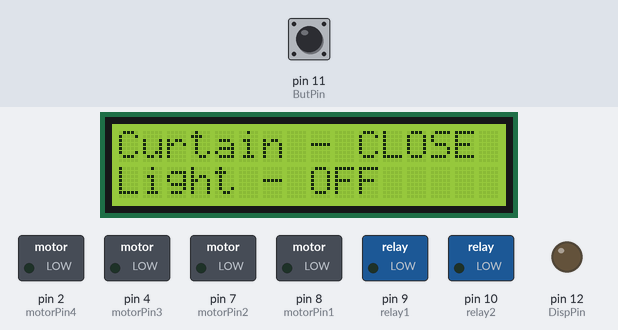
This sketch was run on a simulated Arduino Uno, built with avr-gcc and run on an emulated ATmega328P. Shown: 16×2 character LCD, switched loads named in the sketch (green lamp = pin HIGH), output pins drawn as LEDs (lit = HIGH). Inputs (shaded band) come from the test bench; at power-on: pin 11 (ButPin) LOW. What the sketch prints to the serial monitor is not drawn.

Above: at 7.4 s.
7.5 s: pin 11 (ButPin) pulled HIGH for 0.15 s
At 8.0 s:
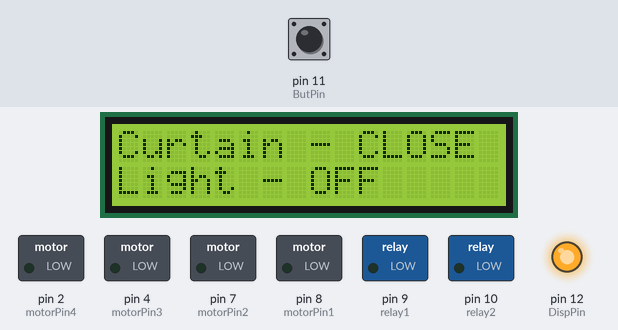
At 9.8 s:
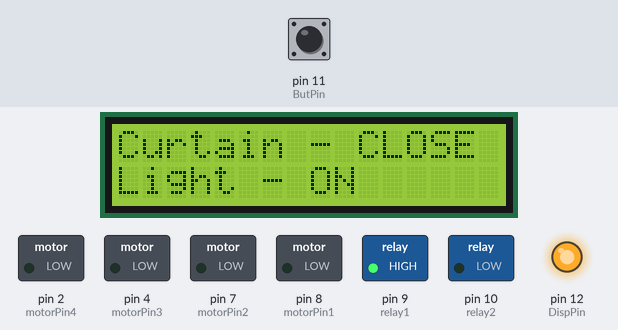
10.6 s: pin 11 (ButPin) pulled HIGH for 3.2 s
At 16.77 s:
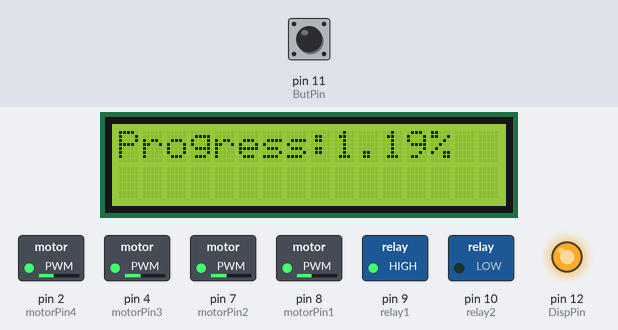
Timing chart, 0 to 43.1 s (numbered marks = the images above; inputs shaded):
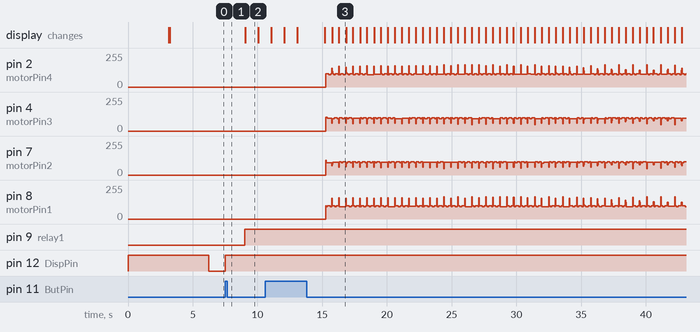

Measured:
- after the input at 7.5 s, pin 9 (relay1): LOW → HIGH after 1.5 s; pin 12 (DispPin): LOW → HIGH at once
- after the input at 10.6 s, pin 12 (DispPin): stays HIGH (without the input it goes to LOW after 2.5 s); the display: first differs from a run without the input after 4.6 s (image 3 shows a later state)
- what the display in image 2 shows lasts 1.0 s, from 9.1 s to 10.1 s

The sketch:

homecontrol.ino
```cpp
#include "LiquidCrystal_I2C.h"
#include "utility/twi.h"
#include "Wire.h"

LiquidCrystal_I2C lcd(0x27,16,2);

int motorPin1       = 8;        // Pin мотора 1
int motorPin2       = 7;        // Pin мотора 2
int motorPin3       = 4;        // Pin мотора 3
int motorPin4       = 2;        // Pin мотора 4
int relay1          = 9;        // Реле1
int relay2          = 10;       // Реле2
int ButPin          = 11;       // Подключаем кнопку к выходу 11
int DispPin         = 12;       //Подсветка дисплея
int count           = 0;        // Количество секунд
int delay_count     = 0;        // Счетчик адержки
int lightValue      = 0;        // Начальное значение света
int curtainValue    = 1;        // Начальное значение занавески 1-закрыта 0-открыта
float openCloseValue  = 10752.0;     // Количесво шагов (1 оборот = 512 шагов)
int lookup[8] = {B01000, B01100, B00100, B00110, B00010, B00011, B00001, B01001};

/*------------------------------------ Установка и настройка ------------------------------------*/
void setup(){
  pinMode(relay1, OUTPUT);
  pinMode(relay2, OUTPUT);
  pinMode(motorPin1,OUTPUT);
  pinMode(motorPin2,OUTPUT);
  pinMode(motorPin3,OUTPUT);
  pinMode(motorPin4,OUTPUT);
  pinMode(DispPin, OUTPUT);
  pinMode(ButPin, INPUT);
  digitalWrite(relay1, LOW);
  digitalWrite(DispPin, HIGH);
  digitalWrite(motorPin1, LOW);
  digitalWrite(motorPin2, LOW);
  digitalWrite(motorPin3, LOW);
  digitalWrite(motorPin4, LOW);

  lcd.begin(16, 2);

  Serial.begin(9600);

  Wire.begin();
  lcd.init();                      // initialize the lcd
  lcd.backlight();
  lcd.home();
  lcd.clear();
  lcd.print("Homecontrol v1.1");
  delay(3000);
  lcd.clear();
  delay(50);
  displayStat();
  delay(3000);
  digitalWrite(DispPin, LOW);
}

/*------------------------------------ Основной цикл --------------------------------------------*/
void loop() {
  if (digitalRead(ButPin) == HIGH){buttonAction();}
}

/*------------------------------------ Обработка кнопки -----------------------------------------*/
void buttonAction () {
  lightDisplay(1);
  count = 0;
  delay_count = 0;
  while(delay_count < 100) {
    if (digitalRead(ButPin) == HIGH)
    {
      count++;
      Serial.print("Counter: "); Serial.println(count);
      } else {
        delay_count++;
        Serial.print("Timeout: "); Serial.println(delay_count);
      }
    }
    Serial.println("Done!");
  action(count);
  }

  void action(int count) {
    if (count <= 50)
    {
      lightValue = !lightValue;
      Serial.println("Invert Ligth Value");
      ligth();
    } else{
      Serial.println("Invert Zanaveska Value");
      curtain();
      motorClear();
    }
  }
```

display.pde
```cpp
void displayStat() {
	lcd.clear();
	lcd.setCursor(0,0);
	if(curtainValue){
	   lcd.print("Curtain");
	   lcd.print(" - ");
	   lcd.print("CLOSE");
	} else {
		lcd.print("Curtain");
	    lcd.print(" - ");
	    lcd.print("OPEN");
	}
	lcd.setCursor(0,1);
	if(lightValue){
	    lcd.print("Light");
	    lcd.print(" - ");
	    lcd.print("ON");
	} else {
		lcd.print("Light");
	    lcd.print(" - ");
	    lcd.print("OFF");
	}
}
void lightDisplay(int li) {
	switch (li) {
		case 0:
			for(int i=3; i>=0; i--){
				lcd.setCursor(15,1);
				delay(1000);
				lcd.print(i);
			}
			displayStat();
			digitalWrite(DispPin, LOW);
			break;
		case 1:
			digitalWrite(DispPin, HIGH);
			break;
	}
}
```

ligth.pde
```cpp
/*------------------------------------ Воключение или выключение света ------------------------------*/
void ligth() {
  if (lightValue)
  {
    digitalWrite(relay1, HIGH);
  } else {
    digitalWrite(relay1, LOW);
  }
  displayStat();
  lightDisplay(0);
}
```

motor.pde
```cpp
/*------------------------------------ Шторы ---------------------------------------------------------*/
void curtain() {
  if (curtainValue)
  {
    for(int i=0; i<=openCloseValue; i++) {
      int x = i % 64;
      if(!x){
        lcd.clear();
        lcd.print("Progress:");
        lcd.print(i/openCloseValue*100);
        lcd.print("%");
      }
      Motor(motorPin1, motorPin2, motorPin3, motorPin4, 0);
    }
  } else {
    for(int i=0; i<=openCloseValue; i++) {
      int x = i % 64;
      if(!x){
        lcd.clear();
        lcd.print("Progress:");
        lcd.print(i/openCloseValue*100);
        lcd.print("%");
      }
      Motor(motorPin4, motorPin3, motorPin2, motorPin1, 0);
    }
  }
  delay(1000);
  curtainValue = !curtainValue;
  displayStat();

}

void Motor(int pin_1, int pin_2, int pin_3, int pin_4, int speedMotor){
  for(int j = 0; j <= 7; j++) {
    digitalWrite(pin_1, bitRead(lookup[j], 0));
    digitalWrite(pin_2, bitRead(lookup[j], 1));
    digitalWrite(pin_3, bitRead(lookup[j], 2));
    digitalWrite(pin_4, bitRead(lookup[j], 3));
    delay(speedMotor + 1);
  }
}
void motorClear () {
  digitalWrite(motorPin1, LOW);
  digitalWrite(motorPin2, LOW);
  digitalWrite(motorPin3, LOW);
  digitalWrite(motorPin4, LOW);
  lightDisplay(0);
}
```
